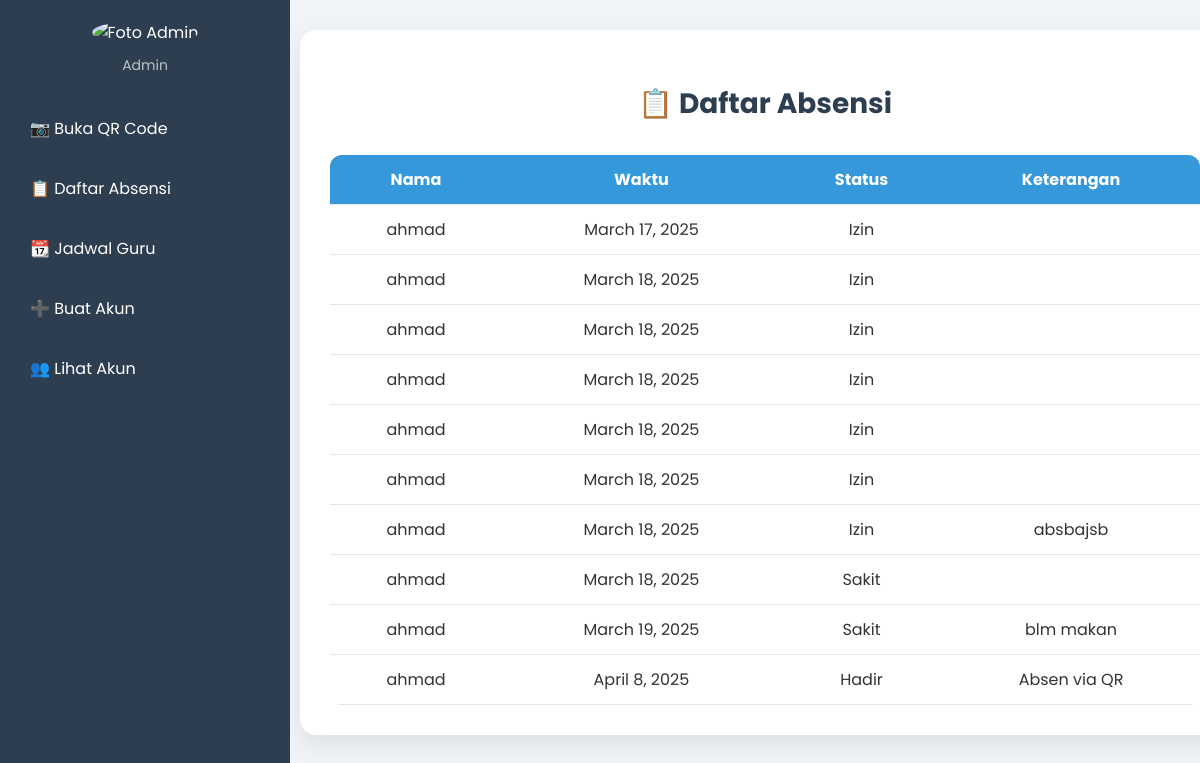
Page /absensi/ (signed in) on the earlier database version.
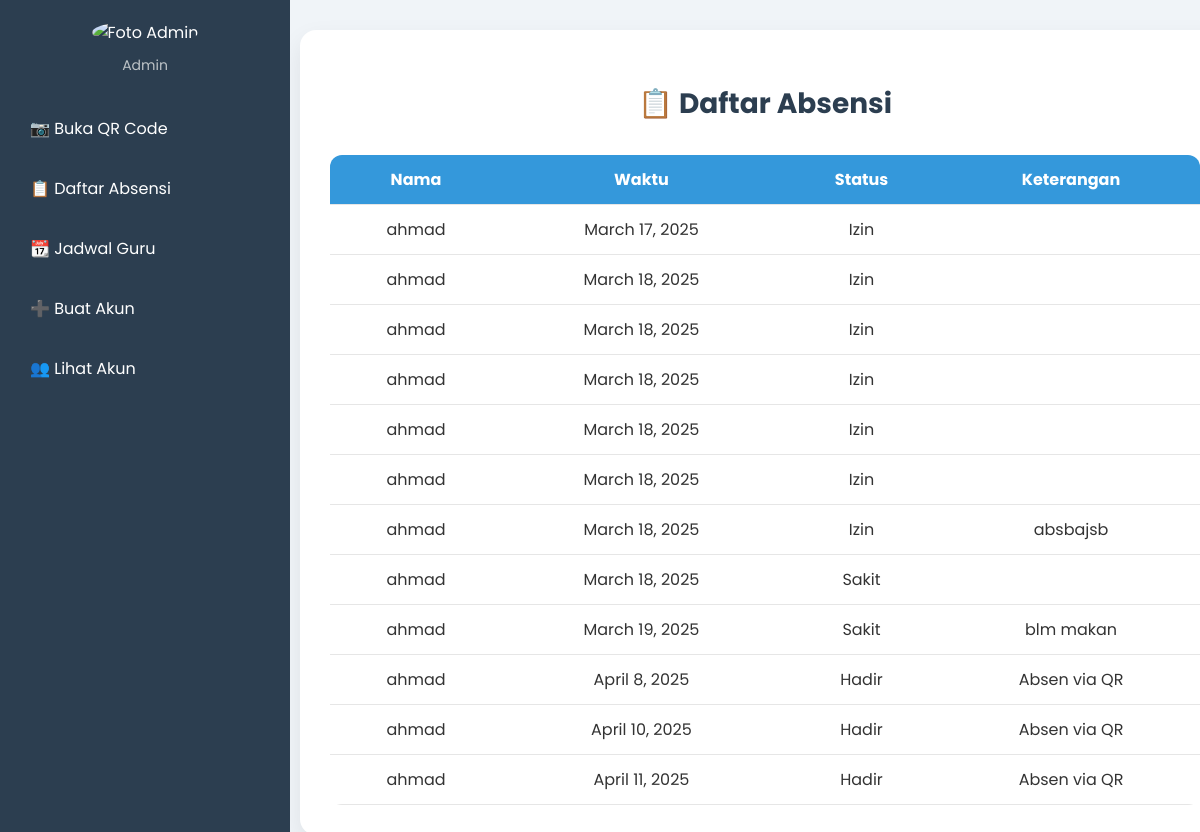
Same page on the later database version.
### birruwattaqwa/models.py (models this page shows, shortened)
class Absensi(models.Model):
    STATUS_CHOICES = [
        ('Hadir', 'Hadir'),
        ('Izin', 'Izin'),
        ('Sakit', 'Sakit'),
        ('Alfa', 'Alfa'),
    ]
    guru = models.ForeignKey(User, on_delete=models.CASCADE)
    tanggal = models.DateField(auto_now_add=True)
    status = models.CharField(max_length=10, choices=STATUS_CHOICES)
    keterangan = models.TextField(blank=True, null=True)  # Keterangan umum
    bulan = models.CharField(max_length=20)  # Simpan bulan sebagai nama, bukan angka
    tahun = models.IntegerField()
    jam_absensi = models.TimeField(auto_now_add=True)
    lokasi = models.CharField(max_length=255, blank=True, null=True)
    latitude = models.FloatField(blank=True, null=True)  # Tambahkan ini
    longitude = models.FloatField(blank=True, null=True)  # Tambahkan ini
    qrcodes = models.ImageField(upload_to='qr_codes/', blank=True)

### birruwattaqwa/views.py (the view, shortened to what this page needs)
# urls.py: path('absensi/', view_absensi, name='list_absen'),
@login_required
def view_absensi(request):
    user = request.user
    guru_filter = request.GET.get('guru', '')
    search_query = request.GET.get('search', '')
    if user.groups.filter(name='Admin').exists():
        absensi_list = Absensi.objects.all()
        guru_list = User.objects.filter(groups__name='Guru')
        if guru_filter:
            absensi_list = absensi_list.filter(guru__id=guru_filter)
        if search_query:
            absensi_list = absensi_list.filter(keterangan__icontains=search_query)
    else:
        absensi_list = Absensi.objects.filter(guru=user)
        guru_list = None
        if search_query:
            absensi_list = absensi_list.filter(keterangan__icontains=search_query)
    return render(request, 'birruwattaqwa/admin/list_absen.html', {
        'absensi_list': absensi_list,
        'guru_list': guru_list,
        'selected_guru': guru_filter,
        'search_query': search_query,
    })

### birruwattaqwa/templates/birruwattaqwa/admin/list_absen.html (shortened to what this page needs)
{% load static %}
<!DOCTYPE html>
<html lang="id">
<head>
    <link rel="stylesheet" href="{% static 'css/list_absen.css' %}">
    <link rel="stylesheet" href="{% static 'css/S_sidebar.css' %}">
</head>
<body>
    <div class="sidebar">
        <div class="profile">
            <img src="/media/admin_profile.png" alt="Foto Admin">
            <p>Admin</p>
        </div>
        <ul>
            <li><a href="{% url 'generate_admin_qrcode' %}">📷 Buka QR Code</a></li>
            <li><a href="{% url 'list_absen' %}">📋 Daftar Absensi</a></li>
            <li><a href="{% url 'jadwal_admin' %}">📆 Jadwal Guru</a></li>
            <li><a href="{% url 'registrasi' %}">➕ Buat Akun</a></li>
            <li><a href="{% url 'list_users' %}">👥 Lihat Akun</a></li>
        </ul>
    </div>
    <div class="content">
        <div class="rekap-container">
            <h2>📋 Daftar Absensi</h2>
            <div class="table-wrapper">
                <table>
                    <thead>
                        <tr>
                            <th>Nama</th>
                            <th>Waktu</th>
                            <th>Status</th>
                            <th>Keterangan</th>
                        </tr>
                    </thead>
                    <tbody>
                        {% for absensi in absensi_list %}
                        <tr>
                            <td>{{ absensi.guru }}</td>
                            <td>{{ absensi.tanggal }}</td>
                            <td>{{ absensi.status }}</td>
                            <td>{{ absensi.keterangan }}</td>
                        </tr>
                        {% empty %}
                        <tr>
                            <td colspan="4" style="text-align:center;">Tidak ada data absensi.</td>
                        </tr>
                        {% endfor %}
                    </tbody>
                </table>
            </div>
        </div>
    </div>
</body>
</html>

Differences in the rows shown:
added Absensi: guru "ahmad", tanggal "April 10, 2025", status "Hadir", keterangan "Absen via QR"
added Absensi: guru "ahmad", tanggal "April 11, 2025", status "Hadir", keterangan "Absen via QR"
